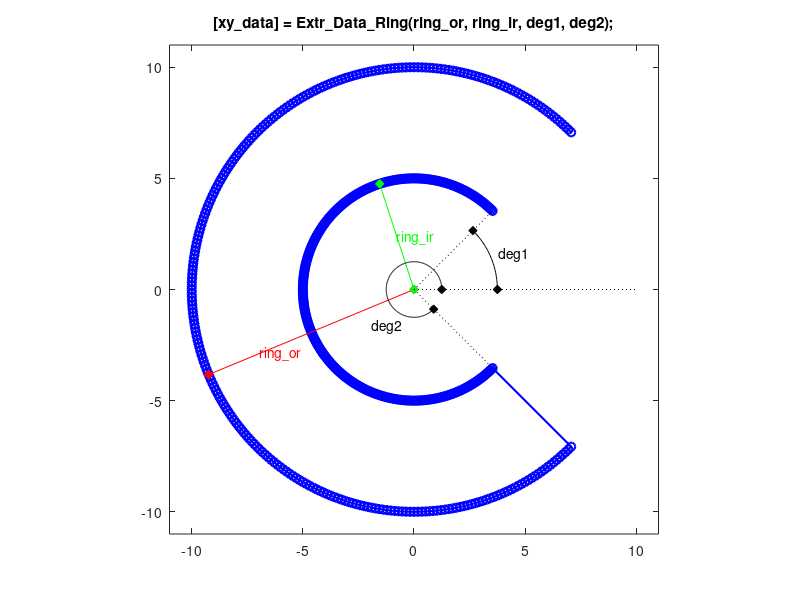

Write the MATLAB code that produced this figure.
function [xy_data] = Extr_Data_Ring(ring_or, ring_ir, deg1, deg2, varargin)
%Extr_Data_Ring Produce extrusion data for a ring.
%   [xy_data] = Extr_Data_Ring(ring_or, ring_ir, deg1, deg2)
%   This function returns x-y data for a ring.  
%   You can specify:
%       Outer radius	ring_or
%       Inner radius	ring_ir
%       Start angle     deg1
%       Finish angle	deg2
%
%   To see a plot showing parameter values, enter the name
%   of the function with no arguments
%   >> Extr_Data_Ring
%
%   To see a plot created with your parameter values, 
%   add 'plot' as the final argument
%   >> Extr_Data_Ring(10,5,45,315,'plot')

% Copyright 2012-2015 The MathWorks, Inc.

% DEFAULT DATA TO SHOW DIAGRAM
if (nargin == 0)
    deg1 = 45;
    deg2 = 315;
    ring_or = 10;
    ring_ir = 5;
end

% CHECK IF PLOT SHOULD BE PRODUCED
if (isempty(varargin))
    showplot = 'n';
else
    showplot = varargin;
end

% CALCULATE EXTRUSION DATA
theta = [(deg1:1:deg2) ]'*pi/180;
unit_circle = [cos(theta), sin(theta)];
if(ring_ir>0)
    xy_data = [ring_or * unit_circle; ring_ir * flipud(unit_circle)];
else
    xy_data = [ring_or * unit_circle];
end

% PLOT DIAGRAM TO SHOW PARAMETERS AND EXTRUSION
if (nargin == 0 || strcmpi(showplot,'plot'))
    % PLOT EXTRUSION
    plot(xy_data(:,1),xy_data(:,2),'b-o','LineWidth',1.5);
    axis('square');
    axis([-1.1 1.1 -1.1 1.1]*ring_or);
    
    % SHOW PARAMETERS
    hold on
    
    ir_label_ang = deg1+deg2*0.2;
    or_label_ang = deg1+deg2*0.5;
    plot([0 ring_or*(cos(or_label_ang*pi/180))],[0 ring_or*(sin(or_label_ang*pi/180))],'r-d','MarkerFaceColor','r');
    text(cos(or_label_ang*pi/180)*0.75*ring_or,sin(or_label_ang*pi/180)*0.75*ring_or,'{\color{red}ring\_or}');
    
    plot([0 ring_ir*(cos(ir_label_ang*pi/180))],[0 ring_ir*(sin(ir_label_ang*pi/180))],'g-d','MarkerFaceColor','g');
    text(cos(ir_label_ang*pi/180)*0.5*ring_ir,sin(ir_label_ang*pi/180)*0.5*ring_ir,'{\color{green}ring\_ir}');
    
    plot([0 ring_or],[0 0],'k:');
    plot([0 ring_ir*cos(deg1*pi/180)],[0 ring_ir*sin(deg1*pi/180)],'k:');
    plot([0 ring_ir*cos(deg2*pi/180)],[0 ring_ir*sin(deg2*pi/180)],'k:');    

    arc1_r = 0.75*ring_ir;
    arc1 = [(0:1:deg1)]'*pi/180;
    plot(cos(arc1)*arc1_r,sin(arc1)*arc1_r,'k-');
    plot(cos(arc1(1))*arc1_r,sin(arc1(1))*arc1_r,'kd','MarkerFaceColor','k');
    plot(cos(arc1(end))*arc1_r,sin(arc1(end))*arc1_r,'kd','MarkerFaceColor','k');
    text(cos(deg1/2*pi/180)*arc1_r*1.1,sin(deg1/2*pi/180)*arc1_r*1.1,'deg1');

    arc2_r = 0.25*ring_ir;
    arc2 = [(0:1:deg2)]'*pi/180;
    plot(cos(arc2)*arc2_r,sin(arc2)*arc2_r,'k-');
    plot(cos(arc2(1))*arc2_r,sin(arc2(1))*arc2_r,'kd','MarkerFaceColor','k');
    plot(cos(arc2(end))*arc2_r,sin(arc2(end))*arc2_r,'kd','MarkerFaceColor','k');
    text(cos(0.7*deg2*pi/180)*arc2_r*2,sin(0.7*deg2*pi/180)*arc2_r*2,'deg2');
    title(['[xy\_data] = Extr\_Data\_Ring(ring\_or, ring\_ir, deg1, deg2);']);
    hold off
    clear xy_data
end
